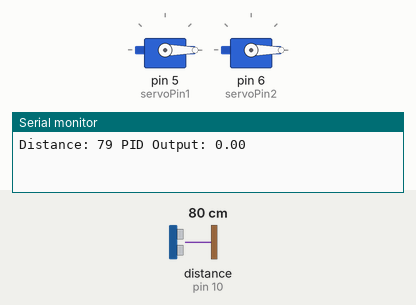
The sketch below on a simulated Arduino Uno, built with avr-gcc and run on an emulated ATmega328P. Shown: 2 × servo, the last lines printed to the serial monitor. Wiring (from diagram.json): ultrasonic range finder: trigger pin 9; echo pin 10. The test bench sets the inputs (shaded band); at power-on: distance to the obstacle (sensor on pin 10) 80 cm. The echo pulse lasts 58.3 µs per cm.

Above: at 0.1 s.
1.3 s: distance to the obstacle (sensor on pin 10) set to 103 cm
At 1.58 s:
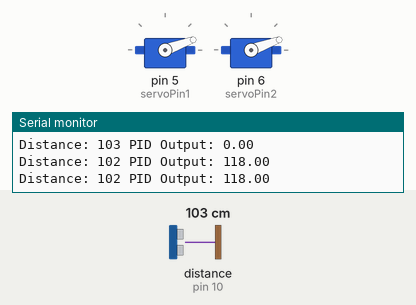
4.3 s: distance to the obstacle (sensor on pin 10) set to 2 cm
7.3 s: distance to the obstacle (sensor on pin 10) set to 35 cm
At 8.1 s:
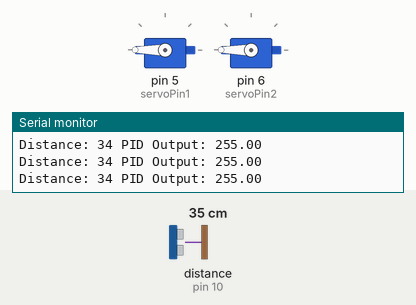
8.9 s: distance to the obstacle (sensor on pin 10) set to 250 cm
At 9.5 s:
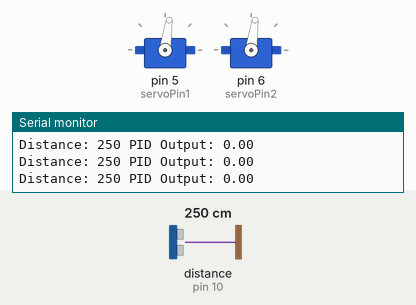
11.9 s: distance to the obstacle (sensor on pin 10) set to 60 cm
14.9 s: distance to the obstacle (sensor on pin 10) set to 120 cm
Timing chart, 0 to 18.6 s (numbered marks = the images above; inputs shaded):
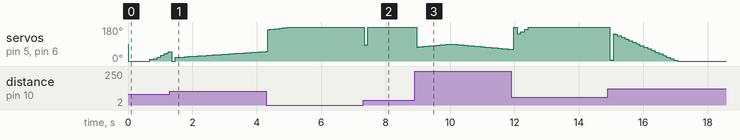

The sketch:

ServoOppositeExtraExtraSimple.ino
```cpp
#include <Servo.h>
#include <PID_v1.h>

// Define pins for the ultrasonic sensor and servos
const int trigPin = 9;
const int echoPin = 10;
const int servoPin1 = 5;
const int servoPin2 = 6;

// Create Servo objects
Servo myServo1;
Servo myServo2;

// Variables for ultrasonic sensor reading
long duration, distance;

// PID variables
double Setpoint, Input, Output;

// PID tunings
double Kp = 2, Ki = 5, Kd = 1;
PID myPID(&Input, &Output, &Setpoint, Kp, Ki, Kd, DIRECT);

// Variables for servo position control
int position = 0;
int delta = +1; // controls direction and speed

void setup() {
  // Initialize serial communication
  Serial.begin(9600);

  // Initialize the ultrasonic sensor pins
  pinMode(trigPin, OUTPUT);
  pinMode(echoPin, INPUT);

  // Attach servos to pins
  myServo1.attach(servoPin1);
  myServo2.attach(servoPin2);

  // Set initial PID values
  Setpoint = 100; // Desired distance for the sensor

  // Turn the PID on
  myPID.SetMode(AUTOMATIC);
}

void loop() {
  // Read distance from ultrasonic sensor
  distance = readUltrasonic(trigPin, echoPin);

  // Provide the input to the PID
  Input = distance;

  // Compute the PID output
  myPID.Compute();

  // Set the new positions of the servo motors in the same direction
  int newPosition = position + map(Output, 0, 255, -90, 90); // Adjusting with PID output
  myServo1.write(newPosition); // Move servo 1
  myServo2.write(newPosition); // Move servo 2 in the same direction

  // Calculate new position
  position += delta;
  if (position <= 0 || position >= 180)
    delta = -delta;

  // Control the speed with the delay, about 5 to 100ms
  delay(50);

  // Debugging output
  Serial.print("Distance: "); Serial.print(distance);
  Serial.print(" PID Output: "); Serial.println(Output);
}

long readUltrasonic(int trigPin, int echoPin) {
  // Clear the trigger
  digitalWrite(trigPin, LOW);
  delayMicroseconds(2);

  // Set the trigger high for 10 microseconds
  digitalWrite(trigPin, HIGH);
  delayMicroseconds(10);
  digitalWrite(trigPin, LOW);

  // Read the echo pin
  long duration = pulseIn(echoPin, HIGH);

  // Calculate the distance (in cm)
  long distance = (duration / 2) / 29.1;

  return distance;
}
```

Measured:
- after the input at 7.3 s, servo on pin 5 (servoPin1), servo on pin 6 (servoPin2): 180° → 84° at once, → 85° 0.05 s later, → 180° 0.05 s later
